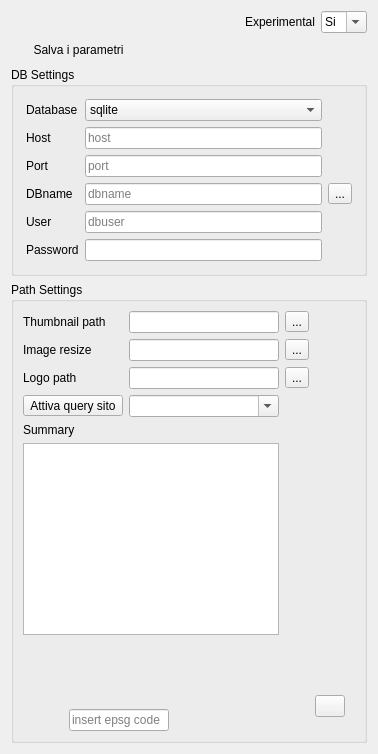
     <widget class="QWidget" name="tab">
      <property name="sizePolicy">
       <sizepolicy hsizetype="Preferred" vsizetype="Preferred">
        <horstretch>0</horstretch>
        <verstretch>0</verstretch>
       </sizepolicy>
      </property>
      <attribute name="title">
       <string>Parametri di connessione</string>
      </attribute>
      <layout class="QGridLayout" name="gridLayout_11">
       <item row="1" column="1">
        <layout class="QHBoxLayout" name="horizontalLayout_2">
         <property name="sizeConstraint">
          <enum>QLayout::SetMaximumSize</enum>
         </property>
         <item>
          <spacer name="horizontalSpacer">
           <property name="orientation">
            <enum>Qt::Horizontal</enum>
           </property>
           <property name="sizeHint" stdset="0">
            <size>
             <width>40</width>
             <height>20</height>
            </size>
           </property>
          </spacer>
         </item>
         <item>
          <widget class="QLabel" name="label_26">
           <property name="text">
            <string>Experimental</string>
           </property>
          </widget>
         </item>
         <item>
          <widget class="QComboBox" name="comboBox_experimental">
           <property name="enabled">
            <bool>true</bool>
           </property>
           <property name="maximumSize">
            <size>
             <width>60</width>
             <height>16777215</height>
            </size>
           </property>
           <property name="mouseTracking">
            <bool>false</bool>
           </property>
           <property name="contextMenuPolicy">
            <enum>Qt::DefaultContextMenu</enum>
           </property>
           <property name="acceptDrops">
            <bool>false</bool>
           </property>
           <property name="editable">
            <bool>true</bool>
           </property>
           <property name="duplicatesEnabled">
            <bool>false</bool>
           </property>
           <property name="frame">
            <bool>true</bool>
           </property>
           <item>
            <property name="text">
             <string>Si</string>
            </property>
           </item>
           <item>
            <property name="text">
             <string>No</string>
            </property>
           </item>
          </widget>
         </item>
        </layout>
       </item>
       <item row="3" column="1">
        <widget class="QgsCollapsibleGroupBox" name="groupBox_3">
         <property name="title">
          <string>DB Settings</string>
         </property>
         <layout class="QGridLayout" name="gridLayout">
          <property name="leftMargin">
           <number>12</number>
          </property>
          <property name="topMargin">
           <number>12</number>
          </property>
          <property name="rightMargin">
           <number>12</number>
          </property>
          <property name="bottomMargin">
           <number>12</number>
          </property>
          <item row="4" column="0">
           <widget class="QLabel" name="label_4">
            <property name="text">
             <string>User</string>
            </property>
           </widget>
          </item>
          <item row="3" column="1">
           <widget class="QLineEdit" name="lineEdit_DBname">
            <property name="enabled">
             <bool>true</bool>
            </property>
            <property name="text">
             <string/>
            </property>
            <property name="echoMode">
             <enum>QLineEdit::Normal</enum>
            </property>
            <property name="placeholderText">
             <string>dbname</string>
            </property>
            <property name="clearButtonEnabled">
             <bool>false</bool>
            </property>
           </widget>
          </item>
          <item row="1" column="0">
           <widget class="QLabel" name="label_2">
            <property name="text">
             <string>Host</string>
            </property>
           </widget>
          </item>
          <item row="3" column="0">
           <widget class="QLabel" name="label_3">
            <property name="text">
             <string>DBname</string>
            </property>
           </widget>
          </item>
          <item row="1" column="1">
           <widget class="QLineEdit" name="lineEdit_Host">
            <property name="text">
             <string/>
            </property>
            <property name="placeholderText">
             <string>host</string>
            </property>
           </widget>
          </item>
          <item row="0" column="1">
           <widget class="QComboBox" name="comboBox_Database">
            <property name="enabled">
             <bool>true</bool>
            </property>
            <property name="mouseTracking">
             <bool>false</bool>
            </property>
            <property name="contextMenuPolicy">
             <enum>Qt::DefaultContextMenu</enum>
            </property>
            <property name="acceptDrops">
             <bool>false</bool>
            </property>
            <property name="editable">
             <bool>false</bool>
            </property>
            <property name="duplicatesEnabled">
             <bool>false</bool>
            </property>
            <property name="frame">
             <bool>true</bool>
            </property>
            <item>
             <property name="text">
              <string>sqlite</string>
             </property>
            </item>
            <item>
             <property name="text">
              <string>postgres</string>
             </property>
            </item>
           </widget>
          </item>
          <item row="0" column="0">
           <widget class="QLabel" name="label">
            <property name="text">
             <string>Database</string>
            </property>
           </widget>
          </item>
          <item row="2" column="1">
           <widget class="QLineEdit" name="lineEdit_Port">
            <property name="text">
             <string/>
            </property>
            <property name="placeholderText">
             <string>port</string>
            </property>
           </widget>
          </item>
          <item row="4" column="1">
           <widget class="QLineEdit" name="lineEdit_User">
            <property name="text">
             <string/>
            </property>
            <property name="placeholderText">
             <string>dbuser</string>
            </property>
           </widget>
          </item>
          <item row="3" column="2">
           <widget class="QToolButton" name="toolButton_db">
            <property name="text">
             <string>...</string>
            </property>
           </widget>
          </item>
          <item row="2" column="0">
           <widget class="QLabel" name="label_7">
            <property name="text">
             <string>Port</string>
            </property>
           </widget>
          </item>
          <item row="5" column="1">
           <widget class="QgsPasswordLineEdit" name="lineEdit_Password">
            <property name="showLockIcon">
             <bool>true</bool>
            </property>
           </widget>
          </item>
          <item row="5" column="0">
           <widget class="QLabel" name="label_5">
            <property name="text">
             <string>Password</string>
            </property>
           </widget>
          </item>
         </layout>
        </widget>
       </item>
       <item row="6" column="1">
        <widget class="QgsCollapsibleGroupBox" name="groupBox_4">
         <property name="enabled">
          <bool>true</bool>
         </property>
         <property name="title">
          <string>Path Settings</string>
         </property>
         <layout class="QGridLayout" name="gridLayout_18">
          <item row="8" column="2">
           <spacer name="horizontalSpacer_3">
            <property name="orientation">
             <enum>Qt::Horizontal</enum>
            </property>
            <property name="sizeHint" stdset="0">
             <size>
              <width>40</width>
              <height>20</height>
             </size>
            </property>
           </spacer>
          </item>
          <item row="1" column="1" colspan="3">
           <widget class="QLineEdit" name="lineEdit_Thumb_resize">
            <property name="placeholderText">
             <string/>
            </property>
           </widget>
          </item>
          <item row="0" column="4">
           <widget class="QToolButton" name="toolButton_thumbpath">
            <property name="text">
             <string>...</string>
            </property>
           </widget>
          </item>
          <item row="8" column="0" colspan="2">
           <layout class="QGridLayout" name="gridLayout_10">
            <item row="0" column="0">
             <widget class="QPushButton" name="pushButton_upd_postgres">
              <property name="enabled">
               <bool>true</bool>
              </property>
              <property name="maximumSize">
               <size>
                <width>150</width>
                <height>16777215</height>
               </size>
              </property>
              <property name="toolTip">
               <string>&lt;html&gt;&lt;head/&gt;&lt;body&gt;&lt;p&gt;Funzione per allineare e aggiornare db postgres&lt;/p&gt;&lt;/body&gt;&lt;/html&gt;</string>
              </property>
              <property name="whatsThis">
               <string>&lt;html&gt;&lt;head/&gt;&lt;body&gt;&lt;p&gt;Funzione per allinere e aggiornare db postgres&lt;/p&gt;&lt;/body&gt;&lt;/html&gt;</string>
              </property>
              <property name="text">
               <string/>
              </property>
              <property name="icon">
               <iconset resource="../../resources/resources.qrc">
                <normaloff>:/icons/db_update_postgres.png</normaloff>:/icons/db_update_postgres.png</iconset>
              </property>
              <property name="iconSize">
               <size>
                <width>35</width>
                <height>35</height>
               </size>
              </property>
              <property name="default">
               <bool>true</bool>
              </property>
              <property name="flat">
               <bool>true</bool>
              </property>
             </widget>
            </item>
            <item row="1" column="0">
             <widget class="QPushButton" name="pushButton_upd_sqlite">
              <property name="enabled">
               <bool>true</bool>
              </property>
              <property name="sizePolicy">
               <sizepolicy hsizetype="Expanding" vsizetype="Fixed">
                <horstretch>0</horstretch>
                <verstretch>0</verstretch>
               </sizepolicy>
              </property>
              <property name="maximumSize">
               <size>
                <width>150</width>
                <height>16777215</height>
               </size>
              </property>
              <property name="mouseTracking">
               <bool>true</bool>
              </property>
              <property name="toolTip">
               <string>&lt;html&gt;&lt;head/&gt;&lt;body&gt;&lt;p&gt;Funzione per aggiornare e allineare i database sqlite&lt;/p&gt;&lt;/body&gt;&lt;/html&gt;</string>
              </property>
              <property name="whatsThis">
               <string>&lt;html&gt;&lt;head/&gt;&lt;body&gt;&lt;p&gt;Funzione per aggiornare e allineare i database sqlite&lt;/p&gt;&lt;/body&gt;&lt;/html&gt;</string>
              </property>
              <property name="text">
               <string/>
              </property>
              <property name="icon">
               <iconset resource="../../resources/resources.qrc">
                <normaloff>:/icons/db_update_sqlite.png</normaloff>:/icons/db_update_sqlite.png</iconset>
              </property>
              <property name="iconSize">
               <size>
                <width>35</width>
                <height>35</height>
               </size>
              </property>
              <property name="flat">
               <bool>true</bool>
              </property>
             </widget>
            </item>
            <item row="1" column="1">
             <widget class="QLineEdit" name="lineEdit_crs">
              <property name="enabled">
               <bool>true</bool>
              </property>
              <property name="maximumSize">
               <size>
                <width>100</width>
                <height>16777215</height>
               </size>
              </property>
              <property name="toolTip">
               <string>&lt;html&gt;&lt;head/&gt;&lt;body&gt;&lt;p&gt;Inserire l'EPSG del database. funzione da utilizzare quando si deve aggiornare /allineare il database&lt;/p&gt;&lt;/body&gt;&lt;/html&gt;</string>
              </property>
              <property name="whatsThis">
               <string>&lt;html&gt;&lt;head/&gt;&lt;body&gt;&lt;p&gt;Inserire l'EPSG del database. funzione da utilizzare quando si deve aggiornare /allineare il database&lt;/p&gt;&lt;/body&gt;&lt;/html&gt;</string>
              </property>
              <property name="text">
               <string/>
              </property>
              <property name="placeholderText">
               <string>insert epsg code</string>
              </property>
             </widget>
            </item>
           </layout>
          </item>
          <item row="3" column="1" colspan="3">
           <widget class="QComboBox" name="comboBox_sito">
            <property name="enabled">
             <bool>true</bool>
            </property>
            <property name="editable">
             <bool>true</bool>
            </property>
            <property name="currentIndex">
             <number>-1</number>
            </property>
           </widget>
          </item>
          <item row="1" column="5">
           <widget class="QPushButton" name="pbnOpenresizeDirectory">
            <property name="text">
             <string/>
            </property>
            <property name="icon">
             <iconset resource="../../resources/resources.qrc">
              <normaloff>:/icons/open-folder.png</normaloff>:/icons/open-folder.png</iconset>
            </property>
            <property name="flat">
             <bool>true</bool>
            </property>
           </widget>
          </item>
          <item row="1" column="4">
           <widget class="QToolButton" name="toolButton_resizepath">
            <property name="text">
             <string>...</string>
            </property>
           </widget>
          </item>
          <item row="8" column="5">
           <widget class="QPushButton" name="pushButton">
            <property name="sizePolicy">
             <sizepolicy hsizetype="Expanding" vsizetype="Fixed">
              <horstretch>0</horstretch>
              <verstretch>0</verstretch>
             </sizepolicy>
            </property>
            <property name="maximumSize">
             <size>
              <width>30</width>
              <height>16777215</height>
             </size>
            </property>
            <property name="toolTip">
             <string>&lt;html&gt;&lt;head/&gt;&lt;body&gt;&lt;p&gt;Advance setting per comparare il databse sqlite in uso e verificare il mismatch per poter correggere manualmente in caso l'allineamento automatico non funzioni&lt;/p&gt;&lt;/body&gt;&lt;/html&gt;</string>
            </property>
            <property name="whatsThis">
             <string>&lt;html&gt;&lt;head/&gt;&lt;body&gt;&lt;p&gt;Advance setting per comparare  il databse sqlite in uso e verificare il mismatch per poter correggere manualmente in caso l'allineamento automatico non funzioni&lt;/p&gt;&lt;/body&gt;&lt;/html&gt;</string>
            </property>
            <property name="text">
             <string/>
            </property>
            <property name="icon">
             <iconset resource="../../resources/resources.qrc">
              <normaloff>:/icons/toolbox.png</normaloff>:/icons/toolbox.png</iconset>
            </property>
           </widget>
          </item>
          <item row="0" column="1" colspan="3">
           <widget class="QLineEdit" name="lineEdit_Thumb_path">
            <property name="text">
             <string/>
            </property>
            <property name="placeholderText">
             <string/>
            </property>
           </widget>
          </item>
          <item row="6" column="3">
           <spacer name="verticalSpacer_4">
            <property name="orientation">
             <enum>Qt::Vertical</enum>
            </property>
            <property name="sizeType">
             <enum>QSizePolicy::Expanding</enum>
            </property>
            <property name="sizeHint" stdset="0">
             <size>
              <width>20</width>
              <height>40</height>
             </size>
            </property>
           </spacer>
          </item>
          <item row="1" column="0">
           <widget class="QLabel" name="label_40">
            <property name="text">
             <string>Image resize</string>
            </property>
           </widget>
          </item>
          <item row="0" column="5">
           <widget class="QPushButton" name="pbnOpenthumbDirectory">
            <property name="text">
             <string/>
            </property>
            <property name="icon">
             <iconset resource="../../resources/resources.qrc">
              <normaloff>:/icons/open-folder.png</normaloff>:/icons/open-folder.png</iconset>
            </property>
            <property name="flat">
             <bool>true</bool>
            </property>
           </widget>
          </item>
          <item row="0" column="0">
           <widget class="QLabel" name="label_10">
            <property name="text">
             <string>Thumbnail path</string>
            </property>
           </widget>
          </item>
          <item row="3" column="0">
           <widget class="QToolButton" name="toolButton_active">
            <property name="toolTip">
             <string>&lt;html&gt;&lt;head/&gt;&lt;body&gt;&lt;p&gt;Attivazione del sito che si vuole usare&lt;/p&gt;&lt;/body&gt;&lt;/html&gt;</string>
            </property>
            <property name="whatsThis">
             <string>&lt;html&gt;&lt;head/&gt;&lt;body&gt;&lt;p&gt;Attivazione del sito che si vuole usare&lt;/p&gt;&lt;/body&gt;&lt;/html&gt;</string>
            </property>
            <property name="text">
             <string>Attiva query sito</string>
            </property>
            <property name="checkable">
             <bool>true</bool>
            </property>
            <property name="checked">
             <bool>false</bool>
            </property>
            <property name="autoRaise">
             <bool>false</bool>
            </property>
           </widget>
          </item>
          <item row="2" column="0">
           <widget class="QLabel" name="label_43">
            <property name="text">
             <string>Logo path</string>
            </property>
           </widget>
          </item>
          <item row="2" column="4">
           <widget class="QToolButton" name="toolButton_logo">
            <property name="text">
             <string>...</string>
            </property>
           </widget>
          </item>
          <item row="5" column="0" colspan="4">
           <widget class="QTableView" name="tableView_summary">
            <property name="dragEnabled">
             <bool>true</bool>
            </property>
            <property name="dragDropMode">
             <enum>QAbstractItemView::DragDrop</enum>
            </property>
            <property name="defaultDropAction">
             <enum>Qt::CopyAction</enum>
            </property>
            <property name="alternatingRowColors">
             <bool>true</bool>
            </property>
            <property name="selectionMode">
             <enum>QAbstractItemView::SingleSelection</enum>
            </property>
            <property name="selectionBehavior">
             <enum>QAbstractItemView::SelectRows</enum>
            </property>
           </widget>
          </item>
          <item row="2" column="1" colspan="3">
           <widget class="QLineEdit" name="lineEdit_logo">
            <property name="placeholderText">
             <string/>
            </property>
           </widget>
          </item>
          <item row="4" column="0">
           <widget class="QLabel" name="label_16">
            <property name="text">
             <string>Summary</string>
            </property>
           </widget>
          </item>
         </layout>
        </widget>
       </item>
       <item row="2" column="1">
        <widget class="QPushButton" name="pushButton_save">
         <property name="sizePolicy">
          <sizepolicy hsizetype="Expanding" vsizetype="Fixed">
           <horstretch>0</horstretch>
           <verstretch>0</verstretch>
          </sizepolicy>
         </property>
         <property name="maximumSize">
          <size>
           <width>135</width>
           <height>16777215</height>
          </size>
         </property>
         <property name="focusPolicy">
          <enum>Qt::NoFocus</enum>
         </property>
         <property name="text">
          <string>Salva i parametri</string>
         </property>
         <property name="icon">
          <iconset resource="../../resources/resources.qrc">
           <normaloff>:/icons/save_setting.png</normaloff>:/icons/save_setting.png</iconset>
         </property>
         <property name="iconSize">
          <size>
           <width>25</width>
           <height>25</height>
          </size>
         </property>
         <property name="checkable">
          <bool>false</bool>
         </property>
         <property name="autoDefault">
          <bool>true</bool>
         </property>
         <property name="flat">
          <bool>true</bool>
         </property>
        </widget>
       </item>
      </layout>
     </widget>
